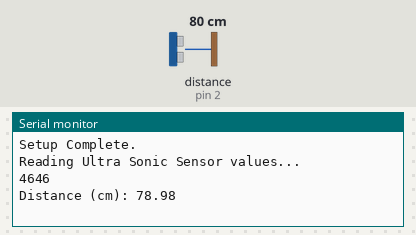
This program was run on a simulated Arduino Uno, built with avr-gcc and run on an emulated ATmega328P. On the bench: the last lines printed to the serial monitor. Wiring (inferred from the names in the program): ultrasonic range finder: trigger pin 3; echo pin 2. The inputs (shaded band) are chosen by the test bench; at power-on: distance to the obstacle (sensor on pin 2) 80 cm. The echo pulse lasts 58.3 µs per cm.

Above: at 3.2 s.
3.3 s: distance to the obstacle (sensor on pin 2) set to 2 cm
At 9.6 s:
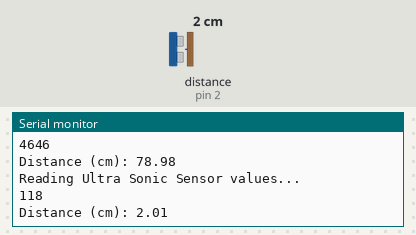
10.0 s: distance to the obstacle (sensor on pin 2) set to 4 cm
At 15.4 s:
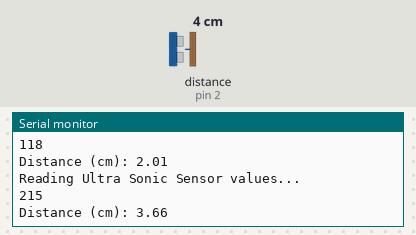
Timing chart, 0 to 16.9 s (numbered marks = the images above; inputs shaded):
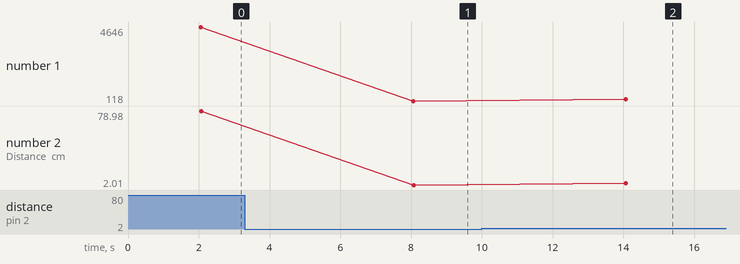

Measured:
- after the input at 3.3 s, the serial monitor: prints a new line after 4.8 s (image 1)
- after the input at 10.0 s, the serial monitor: prints a new line after 4.1 s (image 2)
- plotted number 1: 4646 → 118 after the input at 3.3 s, 118 → 215 after the input at 10.0 s
- plotted number 2: 78.98 → 2.01 after the input at 3.3 s, 2.01 → 3.66 after the input at 10.0 s

The program:

main.cpp
```cpp
#include <Arduino.h>
#include <cstdio>

// define pins
#define PIR_SENSOR_IN 5 // Digital input
// #define MOTION_DETECTION_LED
#define ULTRA_SONIC_ECHO 2    // Digital Input for echo value
#define ULTRA_SONIC_TRIGGER 3 // Digital Output to trigger ultra sonic read

// CONSTANTS

// Define variables
int state = LOW;
long ultra_sonic_duration; // Duration of the sound wave
float distance, distance1, diff;

// Define Functions
void readPir();
void readUltraSonicSensor();

void setup()
{
  // Set up Serial
  Serial.begin(9600);
  delay(1000);

  Serial.println("Beginning Setup for UNO R4 PIR and Ultra Sonic Motion Sensor...");

  // Setup pin mode

  // Inputs
  pinMode(PIR_SENSOR_IN, INPUT);
  pinMode(ULTRA_SONIC_ECHO, INPUT);

  // Outputs
  pinMode(ULTRA_SONIC_TRIGGER, OUTPUT);

  // --------

  Serial.println("Setup Complete.");
  delay(1000);
}

void loop()
{
  readUltraSonicSensor();

  delay(5000);
}

void readUltraSonicSensor()
{
  Serial.println("Reading Ultra Sonic Sensor values...");

  digitalWrite(ULTRA_SONIC_TRIGGER, LOW);
  delayMicroseconds(2);
  digitalWrite(ULTRA_SONIC_TRIGGER, HIGH);
  delayMicroseconds(10);
  digitalWrite(ULTRA_SONIC_TRIGGER, LOW);

  ultra_sonic_duration = pulseIn(ULTRA_SONIC_ECHO, HIGH, 30000L); // wait up to 30ms
  distance = ultra_sonic_duration * 0.034 / 2;

  Serial.println(ultra_sonic_duration);
  Serial.print("Distance (cm): ");
  Serial.println(distance);

  delay(1000);

}

void readPir()
{
  Serial.println("Reading PIR Sensor values...");

  // Read pir value
  int pir_value = digitalRead(PIR_SENSOR_IN);
  Serial.println(pir_value);

  if (pir_value == HIGH)
  {
    // digitalWrite(led, HIGH);
    Serial.println("Alert");
    delay(500); // Delay of led is 500
    if (state == LOW)
    {
      Serial.println(" Motion detected");
      state = HIGH;
    }
  }
  else
  {
    // digitalWrite(led, LOW);
    Serial.println("Non Alert");
    delay(500);
    if (state == HIGH)
    {
      Serial.println("The action/ motion has stopped");
      state = LOW;
    }
  }
}
```
